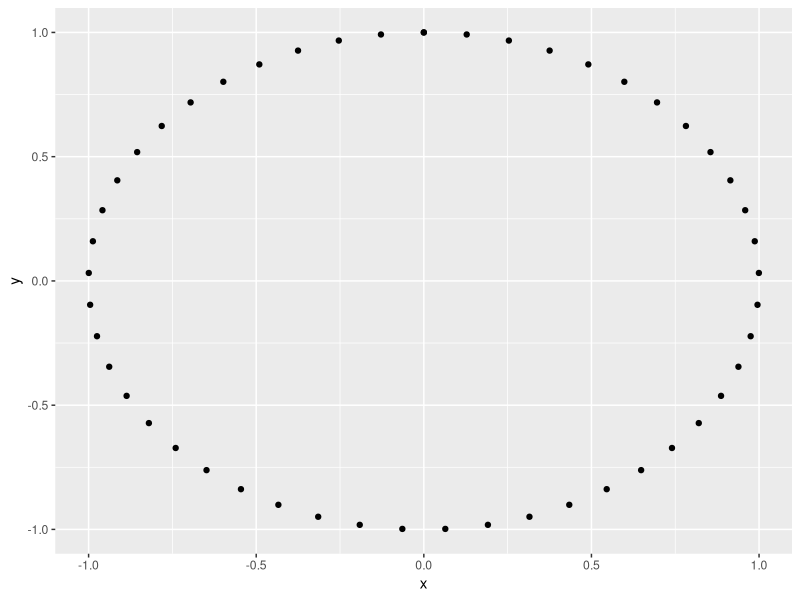
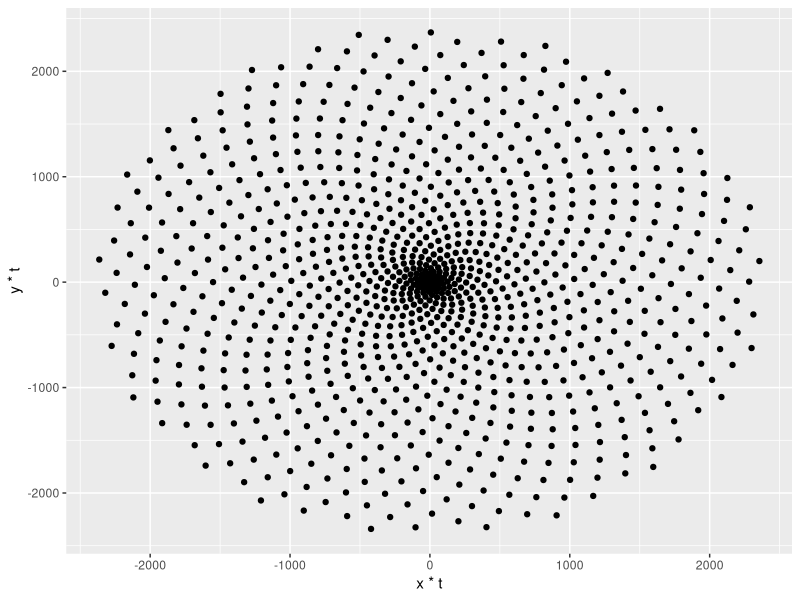
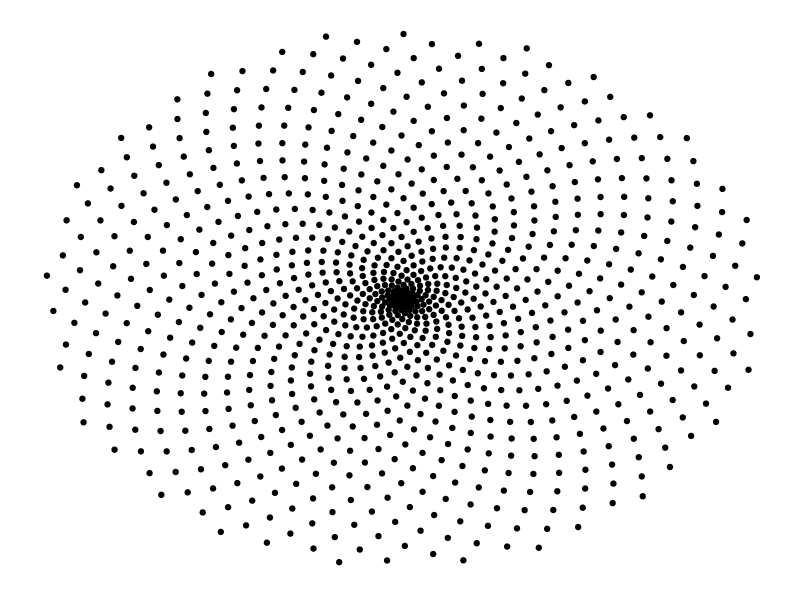
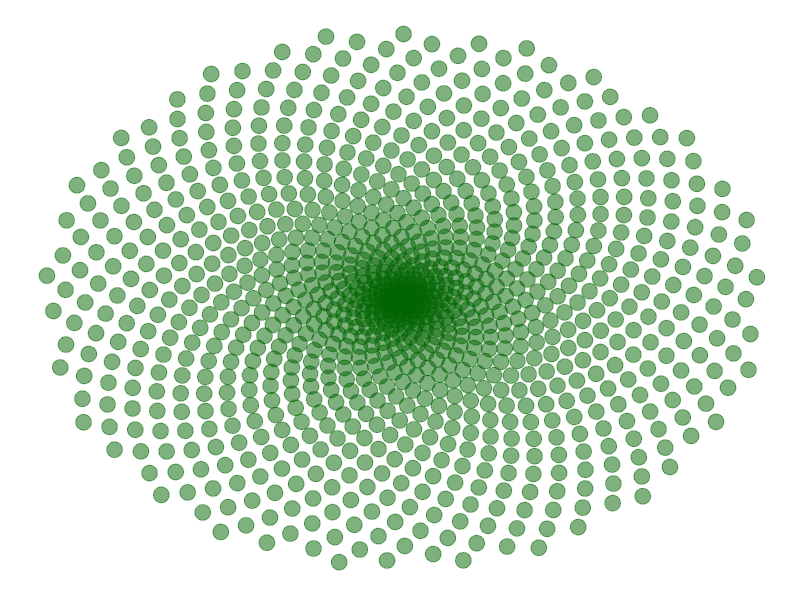
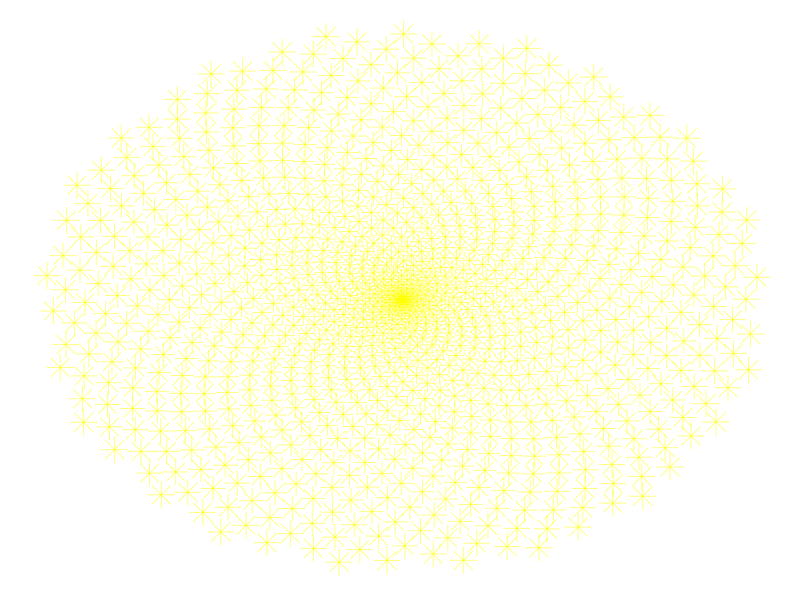
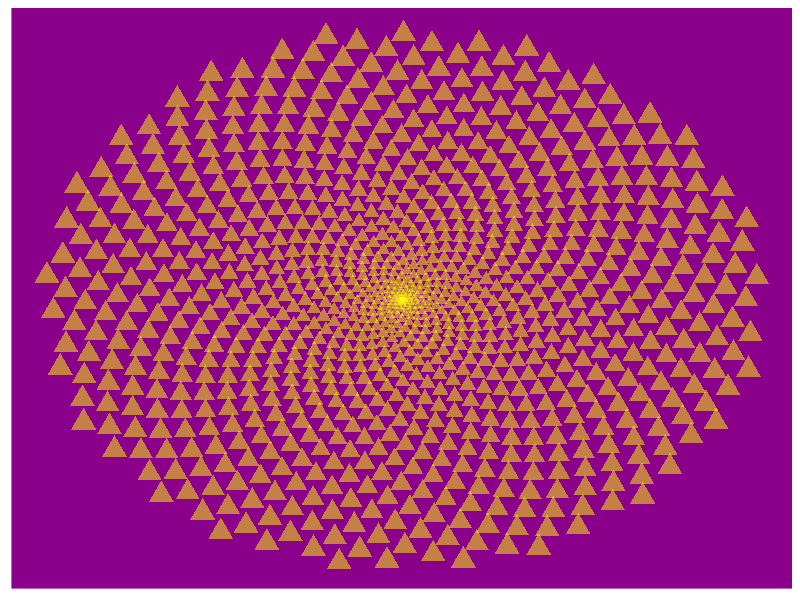
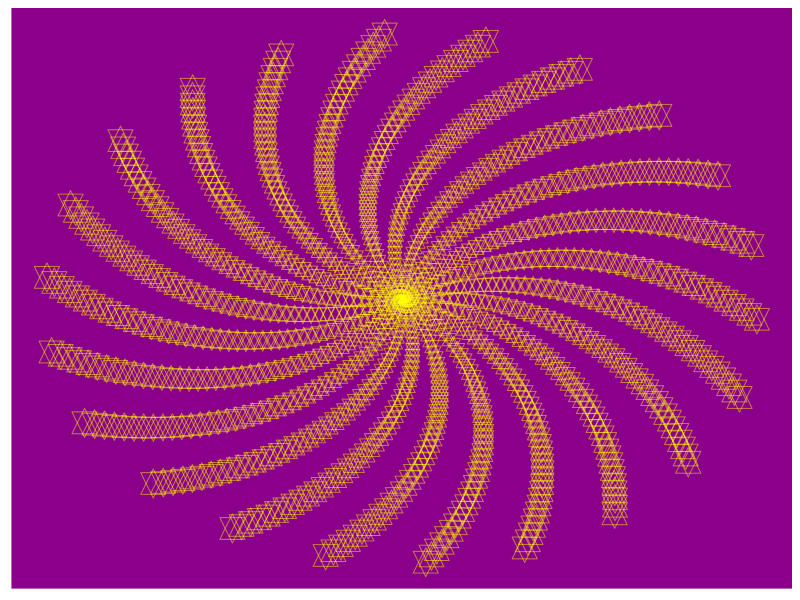
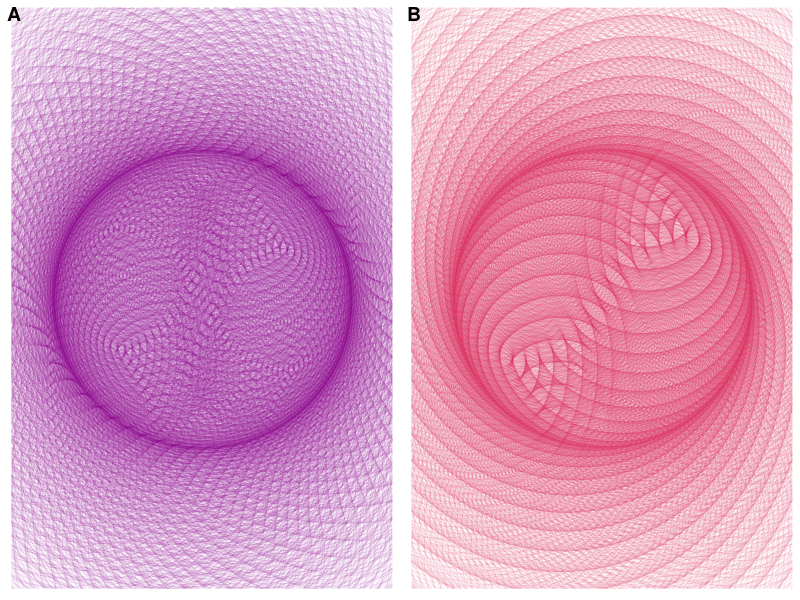

These figures' R source, in order:
# Carregar pacotes
library(ggplot2)
library(cowplot)

# ===========================================
# Fornecer os dados para plot do círculo
t <- seq(0, 2*pi, length.out = 50)
x <- sin(t)
y <- cos(t)
df <- data.frame(t, x, y)

# Fazer um gráfico de dispersão de pontos em um círculo
p <- ggplot(df, aes(x, y))
p + geom_point()

# ===========================================
# Defina o número de pontos
points <- 1000

# Defina o Ângulo de Ouro
angle <- pi * (3 - sqrt(5))

t <- (1:points) * angle
x <- sin(t)
y <-cos(t)
df <- data.frame(t, x, y)

# Fazer um gráfico de dispersão em uma espiral
p <- ggplot(df, aes(x*t, y*t))
p + geom_point()

# ===========================================
df <- data.frame(t, x, y)

# Fazer um gráfico de dispersão em uma espiral e remover alguns componentes
p <- ggplot(df, aes(x*t, y*t))
p + geom_point() +
  theme(panel.background = element_rect(fill = "white"), # remove o fundo em cinza
        panel.grid=element_blank(), #remove a grade de linhas brancas horizontais e verticais
        axis.ticks=element_blank(), # remove uns tracinhos que ficam no eixo x e y
        axis.title=element_blank(), # remove o título de cada eixo
        axis.text=element_blank()) # remove os textos que representa os valores de cada eixo)

# ===========================================
p <- ggplot(df, aes(x*t, y*t))
p + geom_point(size=5, alpha=.5, colour="darkgreen") + #ajustando tamanho dos pontos, transparência(alpha) e cor
  theme(panel.background = element_rect(fill = "white"),
        panel.grid=element_blank(),
        axis.ticks=element_blank(),
        axis.title=element_blank(),
        axis.text=element_blank())

# ===========================================
p <- ggplot(df, aes(x*t, y*t))
p + geom_point(aes(size=t), alpha=.5, shape=8, colour="yellow") + #ajustando tamanho dos pontos, forma e cor
  theme(panel.background = element_rect(fill = "white"),
        panel.grid=element_blank(),
        axis.ticks=element_blank(),
        axis.title=element_blank(),
        axis.text=element_blank(),
        legend.position = "none") # remove o painel de legendas

# ===========================================
p <- ggplot(df, aes(x*t, y*t))
p + geom_point(aes(size=t), alpha=.5, shape=17, colour="yellow") +
  theme(panel.background = element_rect(fill = "darkmagenta"),
        panel.grid=element_blank(),
        axis.ticks=element_blank(),
        axis.title=element_blank(),
        axis.text=element_blank(),
        legend.position = "none")

# ===========================================
# Mudando o valor do ângulo
angle <- 2.0
points <- 1000

t <- (1:points)*angle
x <- sin(t)
y <- cos(t)
df <- data.frame(t, x, y)

p <- ggplot(df, aes(x*t, y*t))
p + geom_point(aes(size=t), alpha=.5, shape=11, colour="yellow") +
  theme(panel.background = element_rect(fill = "darkmagenta"),
        panel.grid=element_blank(),
        axis.ticks=element_blank(),
        axis.title=element_blank(),
        axis.text=element_blank(),
        legend.position="none")

# ===========================================
func <- function(angle = 13 *pi/180 , points = 2000, cor="magenta4") {
  t <- (1:points)*angle
  x <- sin(t)
  y <- cos(t)
  df <- data.frame(t, x, y)
  
  ggplot(df, aes(x*t, y*t)) +         
    geom_point(size=100, alpha=.1, shape=1, colour=cor) +
    theme(panel.background = element_rect(fill = "white"),
          panel.grid=element_blank(),
          axis.ticks=element_blank(),
          axis.title=element_blank(),
          axis.text=element_blank(),
          legend.position="none")
}


plot_grid(func(), func(angle = 42, cor="#E02F5B"), labels = "AUTO")
